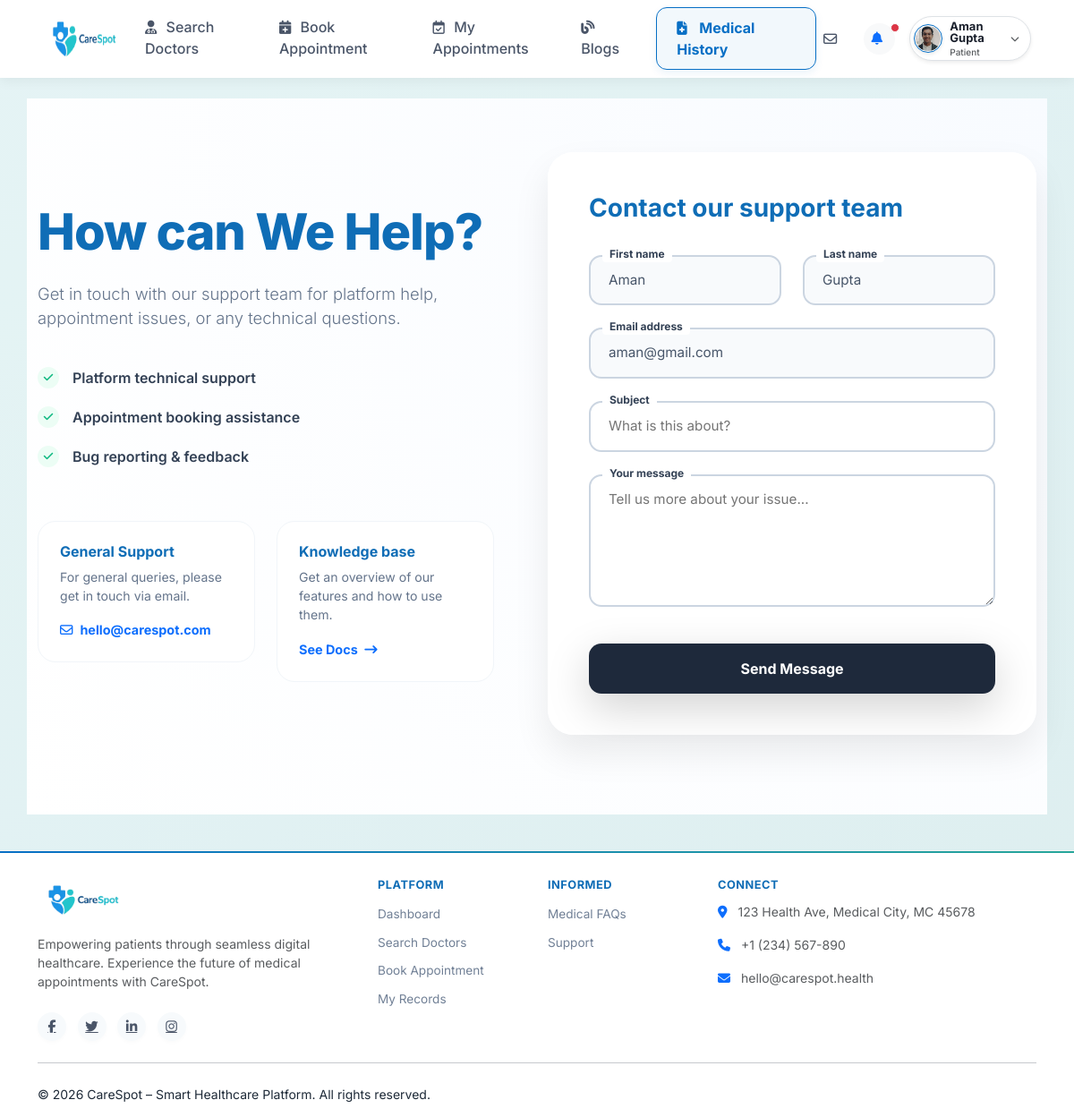
/support/ (signed in), run on the app's committed database.
### user/models.py (models this page shows, shortened)
class tblUser(models.Model):
    userID=models.AutoField(primary_key=True)
    userName=models.TextField(max_length=50)
    password=models.TextField(max_length=10)
    registrationDT=models.DateTimeField(auto_now_add=True)
    profilePic=models.ImageField(upload_to='images/')
    email=models.TextField(max_length=100)
    mobileNumber=models.TextField(max_length=15)
    cityID=models.ForeignKey(tblCity,on_delete=models.CASCADE)
    IsDoctor=models.BooleanField(default=False)
    last_seen=models.DateTimeField(null=True, blank=True)

### user/views.py (the view, shortened to what this page needs)
# urls.py: path('support/', views.supportPage, name='supportPage'),
def supportPage(request):
    import json
    from django.core.serializers.json import DjangoJSONEncoder
    user_id = request.session.get('user_id') or request.session.get('userID')
    user_context = tblUser.objects.filter(userID=user_id).first() if user_id else None
    if user_context:
        tblSupportTicket.objects.filter(email=user_context.email, userID__isnull=True).update(userID=user_context)
    my_tickets = []
    if user_context:
        my_tickets = tblSupportTicket.objects.filter(userID=user_context).order_by('-createdDT')
    base_template = 'base.html' if request.session.get('isDoctor') else 'patient_base.html'
    return render(request, 'support_page.html', {
        'user_data': user_context,
        'my_tickets': my_tickets,
        'base_template': base_template
    })

### user/templates/support_page.html (shortened to what this page needs)
{% extends base_template|default:'patient_base.html' %}
{% block content %}
<div class="support-page-wrapper">
    <div class="container">
        <div class="row align-items-center">
            <div class="col-lg-6 info-section pe-lg-5">
                <h1>How can We Help?</h1>
                <p class="lead">Get in touch with our support team for platform help, appointment issues, or any technical questions.</p>
                <ul class="feature-list">
                    <li class="feature-item">
                        <span class="feature-icon"><i class="fa-solid fa-check"></i></span>
                        Platform technical support
                    </li>
                    <li class="feature-item">
                        <span class="feature-icon"><i class="fa-solid fa-check"></i></span>
                        Appointment booking assistance
                    </li>
                    <li class="feature-item">
                        <span class="feature-icon"><i class="fa-solid fa-check"></i></span>
                        Bug reporting & feedback
                    </li>
                </ul>
                <div class="row g-4">
                    <div class="col-md-6">
                        <div class="sub-card">
                            <h6>General Support</h6>
                            <p>For general queries, please get in touch via email.</p>
                            <a href="mailto:support@carespot.com"><i class="fa-regular fa-envelope me-2"></i>hello@carespot.com</a>
                        </div>
                    </div>
                    <div class="col-md-6">
                        <div class="sub-card">
                            <h6>Knowledge base</h6>
                            <p>Get an overview of our features and how to use them.</p>
                            <a href="#">See Docs <i class="fa-solid fa-arrow-right-long ms-1"></i></a>
                        </div>
                    </div>
                </div>
            </div>
            <div class="col-lg-6">
                <div class="form-card">
                    <h3>Contact our support team</h3>
                    <form method="POST" action="{% url 'supportPage' %}">
                        <div class="row">
                            <div class="col-md-6">
                                <div class="input-group-custom">
                                    <label>First name</label>
                                    <input type="text" name="name" value="{{ user_data.userName.split.0|default:user_data.userName }}" readonly>
                                </div>
                            </div>
                            <div class="col-md-6">
                                <div class="input-group-custom">
                                    <label>Last name</label>
                                    <input type="text" value="{{ user_data.userName.split.1|default:'' }}" readonly>
                                </div>
                            </div>
                        </div>
                        <div class="input-group-custom">
                            <label>Email address</label>
                            <input type="email" value="{{ user_data.email }}" readonly>
                        </div>
                        <div class="input-group-custom">
                            <label>Subject</label>
                            <input type="text" name="subject" placeholder="What is this about?" required>
                        </div>
                        <div class="input-group-custom">
                            <label>Your message</label>
                            <textarea name="message" rows="5" placeholder="Tell us more about your issue..." required></textarea>
                        </div>
                        <button type="submit" class="submit-btn shadow-lg">Send Message</button>
                    </form>
                </div>
            </div>
        </div>
    </div>
</div>
{% endblock %}

### user/templates/patient_base.html (shortened to what this page needs)
{% load static %}
<!doctype html>
<html lang="en">
  <head>
    <link href="{% static 'css/carespot-theme.css' %}" rel="stylesheet" />
    <link
      href="https://cdn.jsdelivr.net/npm/bootstrap@5.3.0/dist/css/bootstrap.min.css"
      rel="stylesheet"
    />
    <link
      href="https://cdnjs.cloudflare.com/ajax/libs/font-awesome/6.5.1/css/all.min.css"
      rel="stylesheet"
    />
  </head>
  <body>
    {% block header %}
    <header
      class="navbar navbar-expand-lg navbar-light top-navbar fixed-top w-100"
    >
      <div class="container-fluid px-4 px-lg-5">
        <a
          class="navbar-brand d-flex align-items-center me-0 me-sm-2"
          href="{% url 'patientDoctorsList' %}"
        >
          <img
            src="/media/images/careSpotText.png"
            alt="CareSpot"
            height="58"
            class="me-1 me-sm-2"
            style="max-width: 90px; sm:max-width: 110px;"
          />
        </a>
        <div class="collapse navbar-collapse" id="topNavbarContent">
          <ul class="navbar-nav mx-auto mb-2 mb-lg-0 gap-1">
            <li class="nav-item">
              <a class="nav-link" href="{% url 'patientDoctorsList' %}"
                ><i class="fa-solid fa-user-doctor"></i> Search Doctors</a
              >
            </li>
            <li class="nav-item">
              <a class="nav-link" href="{% url 'patientAppointments' %}"
                ><i class="fa-solid fa-calendar-plus"></i> Book Appointment</a
              >
            </li>
            <li class="nav-item">
              <a class="nav-link" href="{% url 'patientMyAppointments' %}"
                ><i class="fa-regular fa-calendar-check"></i> My Appointments</a
              >
            </li>
            <li class="nav-item">
              <a class="nav-link" href="{% url 'patientBlogs' %}">
                <i class="fa-solid fa-blog"></i> Blogs
              </a>
            </li>
            <li class="nav-item">
              <a
                class="nav-link nav-highlight"
                href="{% url 'patientMedicalHistory' %}"
                ><i class="fa-solid fa-file-medical"></i> Medical History</a
              >
            </li>
          </ul>
          <ul class="navbar-nav align-items-center gap-2 gap-sm-3 flex-row">
            <li class="nav-item">
              <a class="nav-link p-2" href="{% url 'patientMessages' %}"
                ><i class="fa-regular fa-envelope"></i
              ></a>
            </li>
            <li
              class="nav-item dropdown notification-dropdown position-relative"
            >
              <a
                class="nav-link fs-5 text-secondary p-0"
                href="#"
                id="notificationDropdownToggle"
                role="button"
                data-bs-toggle="dropdown"
                aria-expanded="false"
              >
                <div
                  class="bg-light rounded-circle d-flex align-items-center justify-content-center"
                  style="width: 35px; height: 35px"
                >
                  <i class="fa-solid fa-bell text-primary" style="font-size: 0.9rem;"></i>
                </div>
                <span
                  id="notificationDot"
                  class="position-absolute d-none top-0 start-100 translate-middle p-1 bg-danger border border-light rounded-circle"
                  style="width: 10px; height: 10px; margin-top: 5px"
                >
                </span>
              </a>
            </li>
            <li class="nav-item dropdown">
              <a
                class="nav-link d-flex align-items-center border bg-white shadow-sm transition-all"
                href="#"
                id="profileDropdown"
                role="button"
                data-bs-toggle="dropdown"
                aria-expanded="false"
                style="padding: 4px 12px 4px 4px; border-radius: 50px"
              >
                <img
                  src="{{ request.session.profilePic }}"
                  class="rounded-circle me-1 me-sm-2 object-fit-cover shadow-sm"
                  width="32"
                  height="32"
                  alt="Profile"
                  style="border: 1.5px solid var(--primary-color); padding: 1px"
                />
                <div class="d-none d-sm-flex flex-column lh-1 text-start me-2">
                  <span
                    class="fw-bold text-dark"
                    style="font-size: 13px; color: #1a202c !important"
                    >{{ request.session.user_name }}</span
                  >
                  <span class="text-muted mt-1" style="font-size: 10px"
                    >Patient</span
                  >
                </div>
                <i
                  class="fa-solid fa-chevron-down text-muted m-0 d-none d-sm-block"
                  style="font-size: 10px"
                ></i>
              </a>
            </li>
          </ul>
        </div>
      </div>
    </header>
    {% endblock %}
    <main class="main-content">
      {% block content %} {% endblock %}
    </main>
      {% block footer %}
      <footer class="dashboard-footer mt-auto">
        <div class="container">
          <div class="row gy-4">
            <div class="col-lg-4 col-md-12">
              <div class="footer-logo">
                <img src="/media/images/careSpotText.png" alt="CareSpot" />
              </div>
              <p class="small text-muted mb-4">
                Empowering patients through seamless digital healthcare.
                Experience the future of medical appointments with CareSpot.
              </p>
              <div class="social-circles">
                <a href="#" class="social-circle"
                  ><i class="fa-brands fa-facebook-f"></i
                ></a>
                <a href="#" class="social-circle"
                  ><i class="fa-brands fa-twitter"></i
                ></a>
                <a href="#" class="social-circle"
                  ><i class="fa-brands fa-linkedin-in"></i
                ></a>
                <a href="#" class="social-circle"
                  ><i class="fa-brands fa-instagram"></i
                ></a>
              </div>
            </div>
            <div class="col-lg-2 col-md-4 col-6">
              <h6 class="footer-heading">Platform</h6>
              <ul class="list-unstyled">
                <li>
                  <a
                    href="{% url 'patientBlogs' %}"
                    class="footer-link small"
                    >Dashboard</a
                  >
                </li>
                <li>
                  <a
                    href="{% url 'patientDoctorsList' %}"
                    class="footer-link small"
                    >Search Doctors</a
                  >
                </li>
                <li>
                  <a
                    href="{% url 'patientAppointments' %}"
                    class="footer-link small"
                    >Book Appointment</a
                  >
                </li>
                <li>
                  <a
                    href="{% url 'patientMyAppointments' %}"
                    class="footer-link small"
                    >My Records</a
                  >
                </li>
              </ul>
            </div>
            <div class="col-lg-2 col-md-4 col-6">
              <h6 class="footer-heading">Informed</h6>
              <ul class="list-unstyled">
                <li><a href="#" class="footer-link small">Medical FAQs</a></li>
                <li><a href="{% url 'supportPage' %}" class="footer-link small">Support</a></li>
              </ul>
            </div>
            <div class="col-lg-4 col-md-4">
              <h6 class="footer-heading">Connect</h6>
              <p class="small text-muted">
                <i class="fa-solid fa-location-dot me-2 text-primary"></i> 123
                Health Ave, Medical City, MC 45678
              </p>
              <p class="small text-muted">
                <i class="fa-solid fa-phone me-2 text-primary"></i> +1 (234)
                567-890
              </p>
              <p class="small text-muted">
                <i class="fa-solid fa-envelope me-2 text-primary"></i>
                hello@carespot.health
              </p>
            </div>
          </div>
          <hr class="my-4 opacity-5" />
          <div class="row align-items-center">
            <div class="col-md-6 text-center text-md-start">
              <p class="small mb-0">
                &copy; 2026 CareSpot – Smart Healthcare Platform. All rights
                reserved.
              </p>
            </div>
          </div>
        </div>
      </footer>
      {% endblock %}
  </body>
</html>

### data on the page
tblUser: session.user_name "Aman Gupta", name "Aman", userName.split.1 "Gupta", email "aman@gmail.com"
